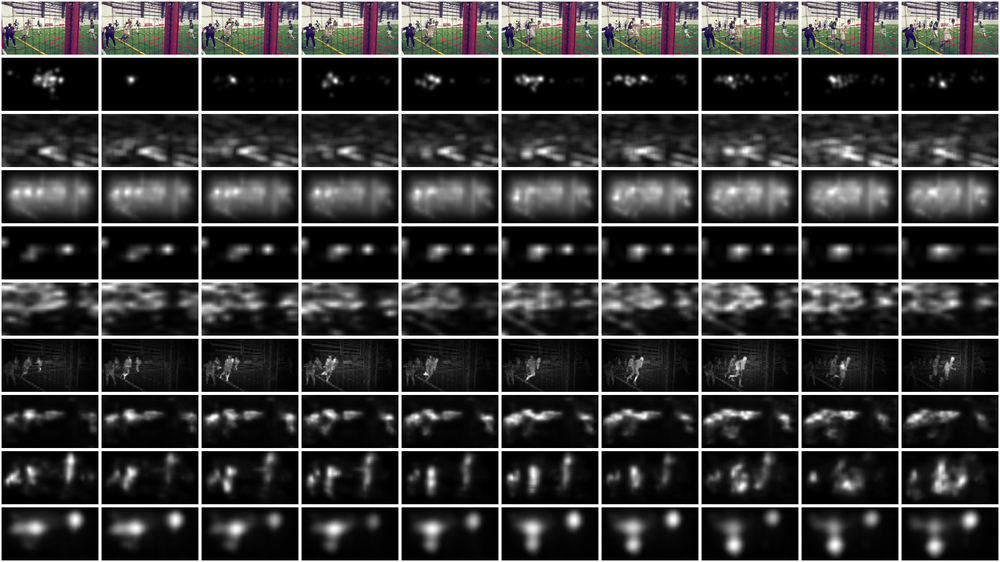
#> input picture src119.png, 1000 x 562 px, shrunk from 1920 x 1080 before the run
$ python split_rgb.py --image_path src119.png
#> lines starting #> are read from the running program, lines starting #| are printed output that depends on the picture
import numpy as np
import cv2
import os
import argparse

parser = argparse.ArgumentParser()
parser.add_argument('--image_path', type=str, required=True)

args = parser.parse_args()

image_path = args.image_path
image_prefix = os.path.splitext(image_path)[0]
rgb_img = cv2.imread(image_path)
#> rgb_img is the input picture: shape (562, 1000, 3); mean B, G, R 57.6, 57.9, 58.5

b,g,r = np.split(rgb_img, 3, axis=2)
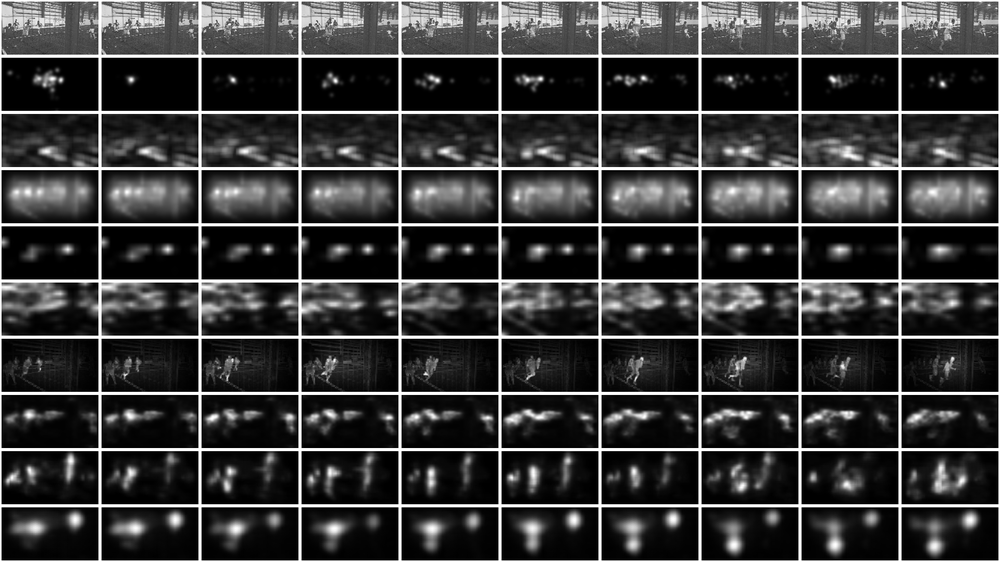
#> b: shape (562, 1000, 1); min 0, max 255, mean 57.6
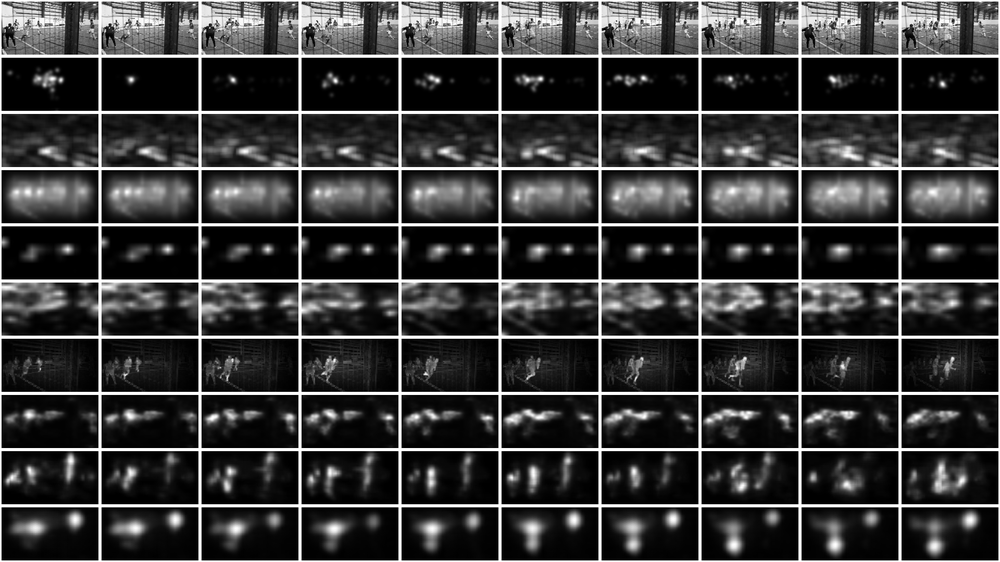
#> g: shape (562, 1000, 1); min 0, max 255, mean 57.9
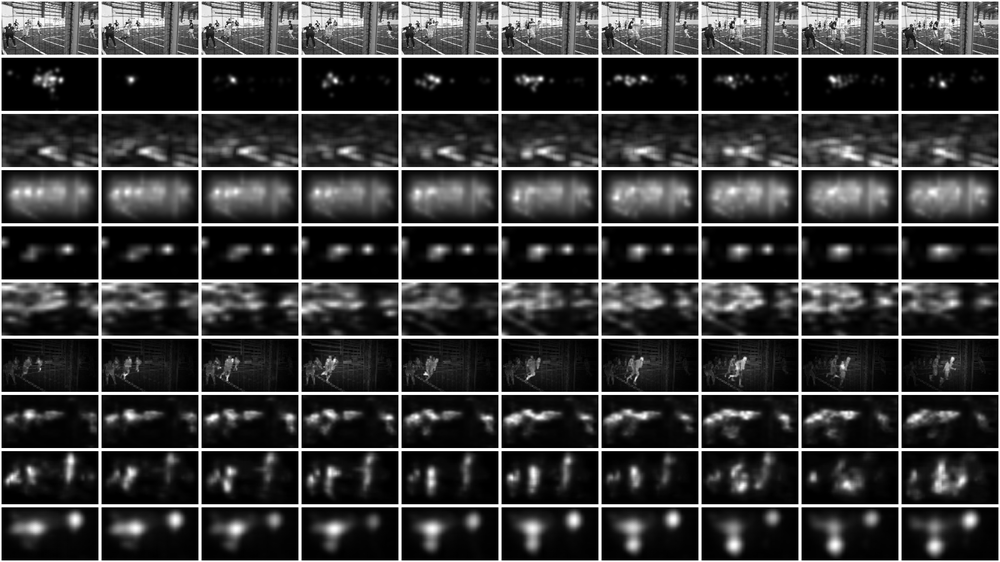
#> r: shape (562, 1000, 1); min 0, max 255, mean 58.5

cv2.imwrite(image_prefix+'_b.jpg', b)
cv2.imwrite(image_prefix+'_g.jpg', g)
cv2.imwrite(image_prefix+'_r.jpg', r)

$ run again, on hdreye_compare.png
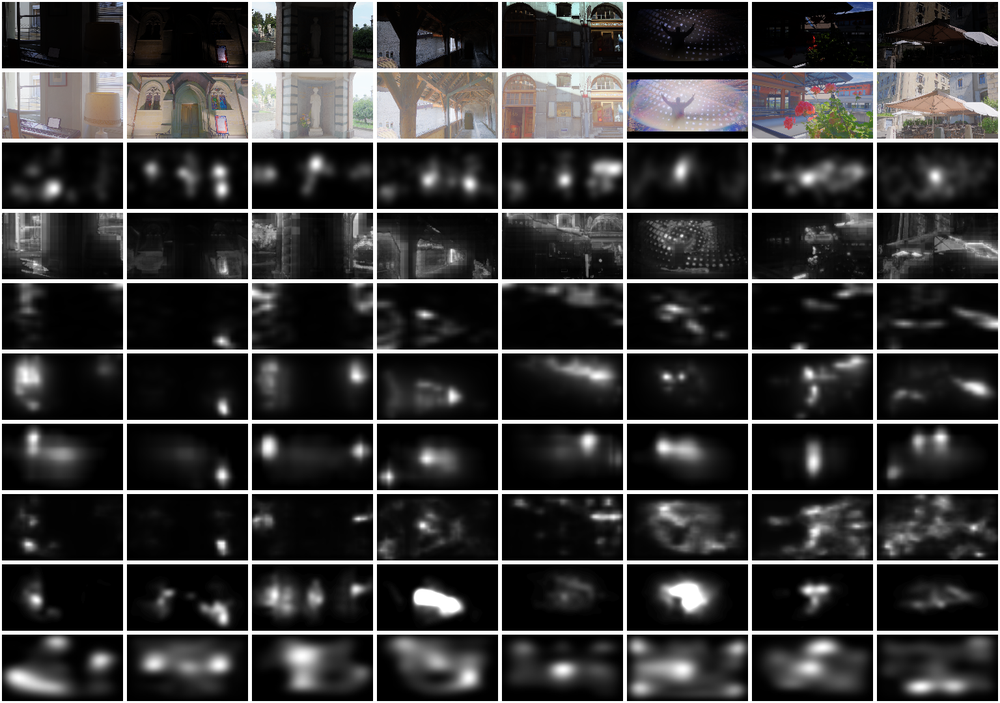
#> input picture hdreye_compare.png, 1000 x 703 px, shrunk from 1536 x 1080 before the run
#> rgb_img is the input picture: shape (703, 1000, 3); mean B, G, R 56.1, 56.3, 57
#> `b,g,r = np.split(rgb_img, 3, axis=2)`:
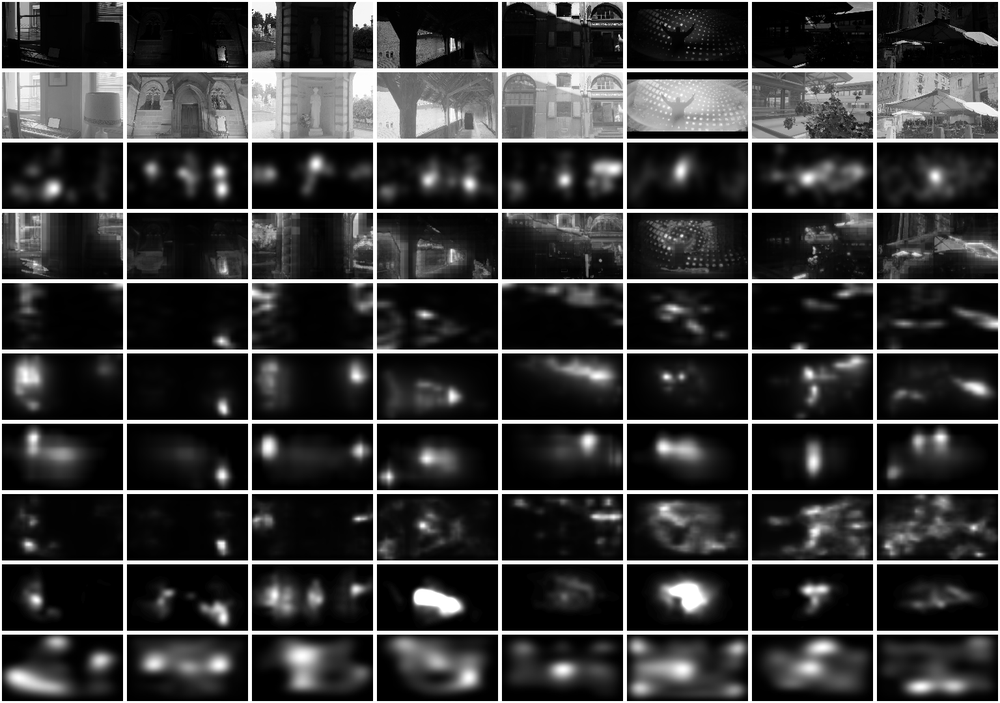
#> b: shape (703, 1000, 1); min 0, max 255, mean 56.1
#> `b,g,r = np.split(rgb_img, 3, axis=2)`:
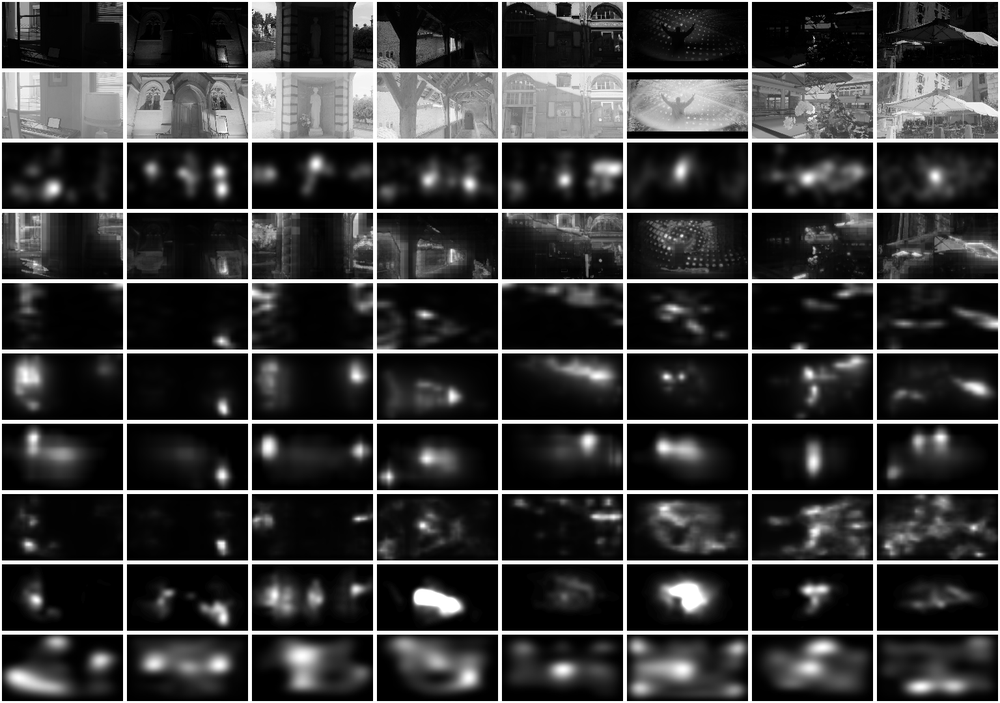
#> r: shape (703, 1000, 1); min 0, max 255, mean 57
